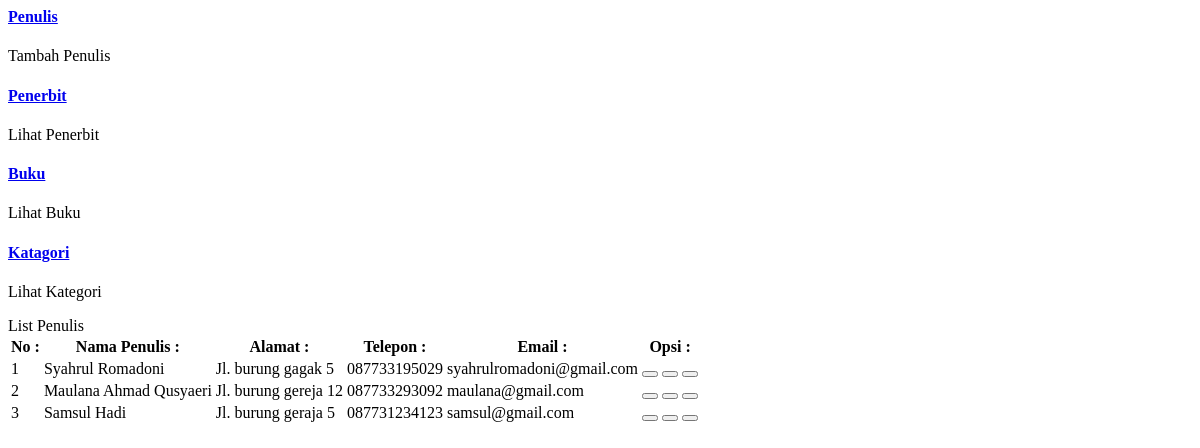
The page /1/halaman/mod_buku/penulis.php on the database as committed earlier.
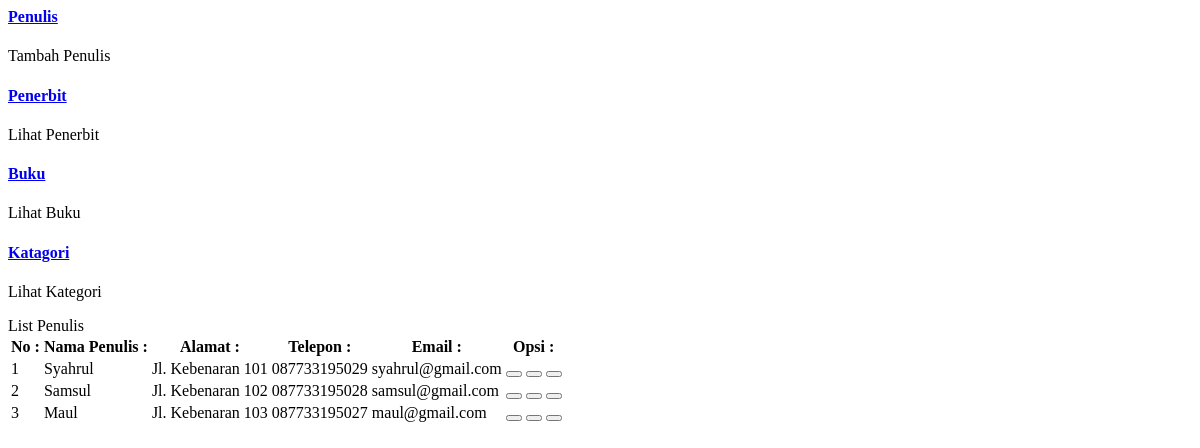
The same page on the database as committed later.
### tables this page shows
CREATE TABLE `penulis` (
  `id` int(11) NOT NULL,
  `nama` varchar(255) NOT NULL,
  `alamat` text,
  `telepon` varchar(255) DEFAULT NULL,
  `email` varchar(255) DEFAULT NULL
);

### 1/halaman/mod_buku/penulis.php (the view, shortened to what this page needs)
<head>
</head>
<div class="market-updates">
	<div class="col-md-3 market-update-gd">
		<div class="market-update-block clr-block-2">
			<div class="col-md-8 market-update-left">
				<a href="media.php?page=tambah_penulis"><h4>Penulis</h4></a>
				<p>Tambah Penulis</p>
			</div>
		</div>
	</div>
	<div class="col-md-3 market-update-gd">
		<div class="market-update-block clr-block-2">
			<div class="col-md-8 market-update-left">
				<a href="media.php?page=penerbit"><h4>Penerbit</h4></a>
				<p>Lihat Penerbit</p>
			</div>
		</div>
	</div>
	<div class="col-md-3 market-update-gd">
		<div class="market-update-block clr-block-2">
			<div class="col-md-8 market-update-left">
				<a href="media.php?page=buku"><h4>Buku</h4></a>
				<p>Lihat Buku</p>
			</div>
		</div>
	</div>
	<div class="col-md-3 market-update-gd">
		<div class="market-update-block clr-block-2">
			<div class="col-md-8 market-update-left">
				<a href="media.php?page=kategori"><h4>Katagori</h4></a>
				<p>Lihat Kategori</p>
			</div>
		</div>
	</div>
</div>
<div class="row">
	<div class="panel-body">
		<div class="col-md-12 w3ls-graph">
			<div class="agileinfo-grap">
				<div class="panel panel-default">
					<div class="panel-heading">List Penulis</div>
					    <div class="table-responsive sr">
					      <table id="data" class="table table-striped b-t b-light">
					        <thead>
					          <tr>
					          	<th>No :</th>
					            <th>Nama Penulis :</th>
					            <th>Alamat :</th>
					            <th>Telepon :</th>
					            <th>Email :</th>
					            <th>Opsi :</th>
					          </tr>
					        </thead>
					        <tbody>
					        	<?php
					        	include "../config/koneksi.php";
					        	$query = "SELECT * FROM penulis";
					        	$hasil = mysqli_query($conn, $query);
					        	$tampil = mysqli_num_rows($hasil);
					        	$i = 1;
					        	if ( $tampil> 0) {
					        		while ( $data = mysqli_fetch_assoc($hasil)) {
					        	?>
					          <tr>
					          	<td><?php echo $i++ ?></td>
					            <td><?php echo $data['nama']; ?></td>
					            <td><?php echo $data['alamat']; ?></td>
					            <td><?php echo $data['telepon']; ?></td>
					            <td><?php echo $data['email']; ?></td>
					            <td>
					            	<a href="media.php?page=detail_penulis&id=<?php echo $data['id']?>"><button class="btn btn-success" type="submit"><i class="fa fa-eye"></i></button></a>
                                    <a href="media.php?page=edit_penulis&id=<?php echo $data['id'] ?>"><button class="btn btn-success" type="submit"><i class="fa fa-pencil"></i></button></a>
                                    <a href="halaman/mod_buku/aksi_hapus_penulis.php?id=<?php echo $data['id'] ?>"><button class="btn btn-success" type="submit"><i class="fa fa-trash-o"></i></button></a>
					            </td>
					          </tr>
					          	<?php
					        		}
					        	}
					        	?>
					        </tbody>
					      </table>
					    </div>
				</div>
			</div>
		</div>
	</div>
</div>

Rows that differ between the two databases and show on the page:
changed penulis: nama "Syahrul Romadoni" → "Syahrul"; alamat "Jl. burung gagak 5" → "Jl. Kebenaran 101"; email "syahrulromadoni@gmail.com" → "syahrul@gmail.com"
changed penulis: nama "Maulana Ahmad Qusyaeri" → "Samsul"; alamat "Jl. burung gereja 12" → "Jl. Kebenaran 102"; telepon "087733293092" → "087733195028"; email "maulana@gmail.com" → "samsul@gmail.com"
changed penulis: nama "Samsul Hadi" → "Maul"; alamat "Jl. burung geraja 5" → "Jl. Kebenaran 103"; telepon "087731234123" → "087733195027"; email "samsul@gmail.com" → "maul@gmail.com"
